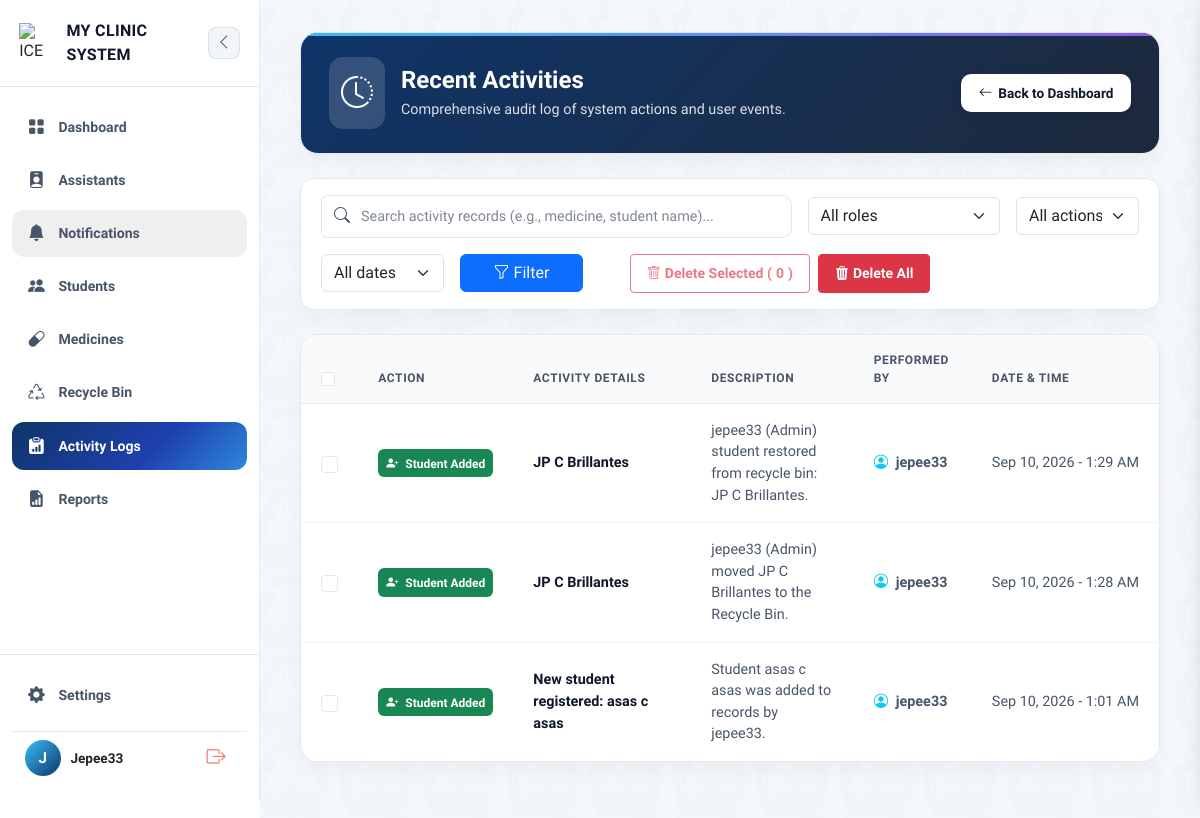
Page /activities/ (signed in) on the earlier database version.
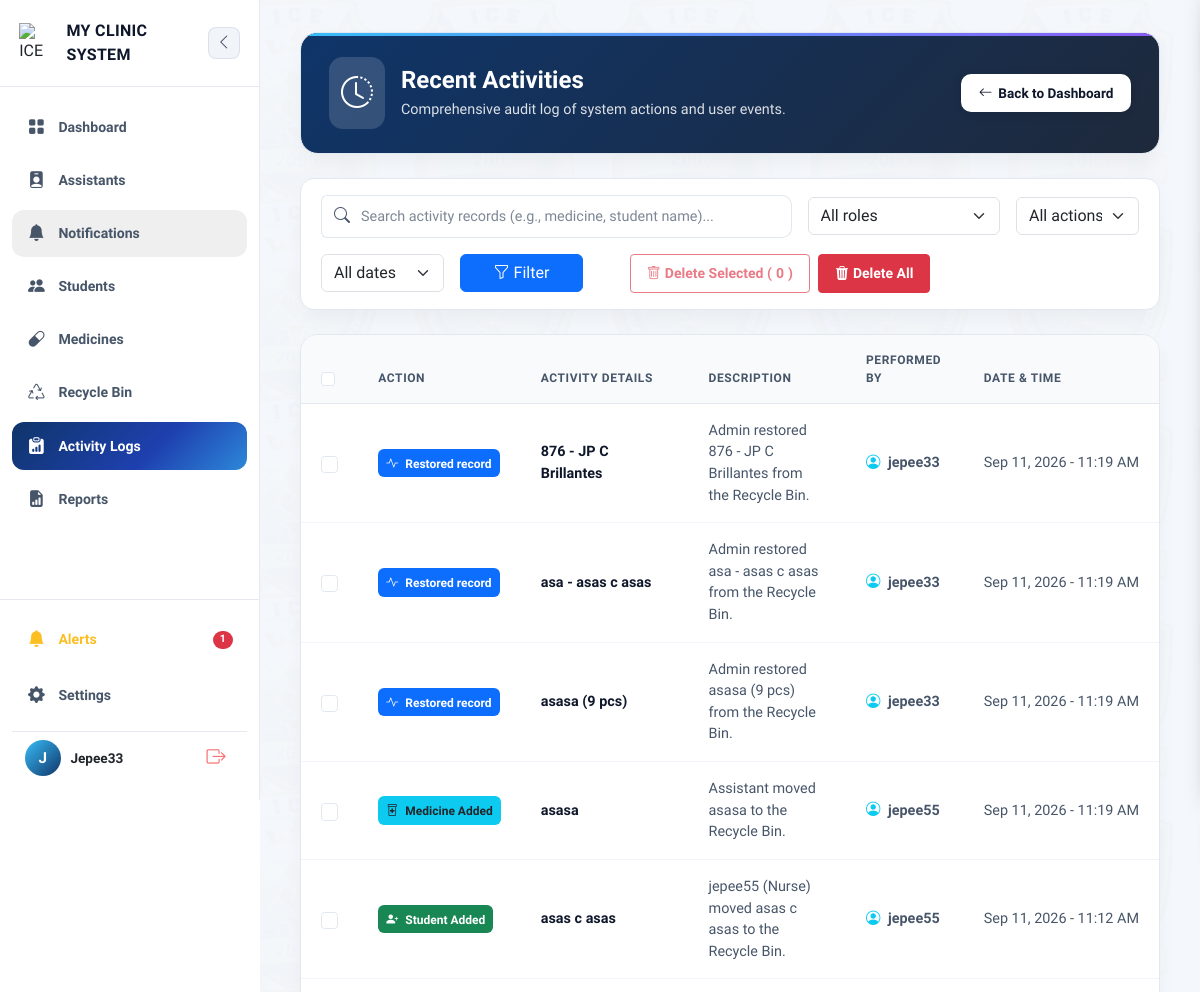
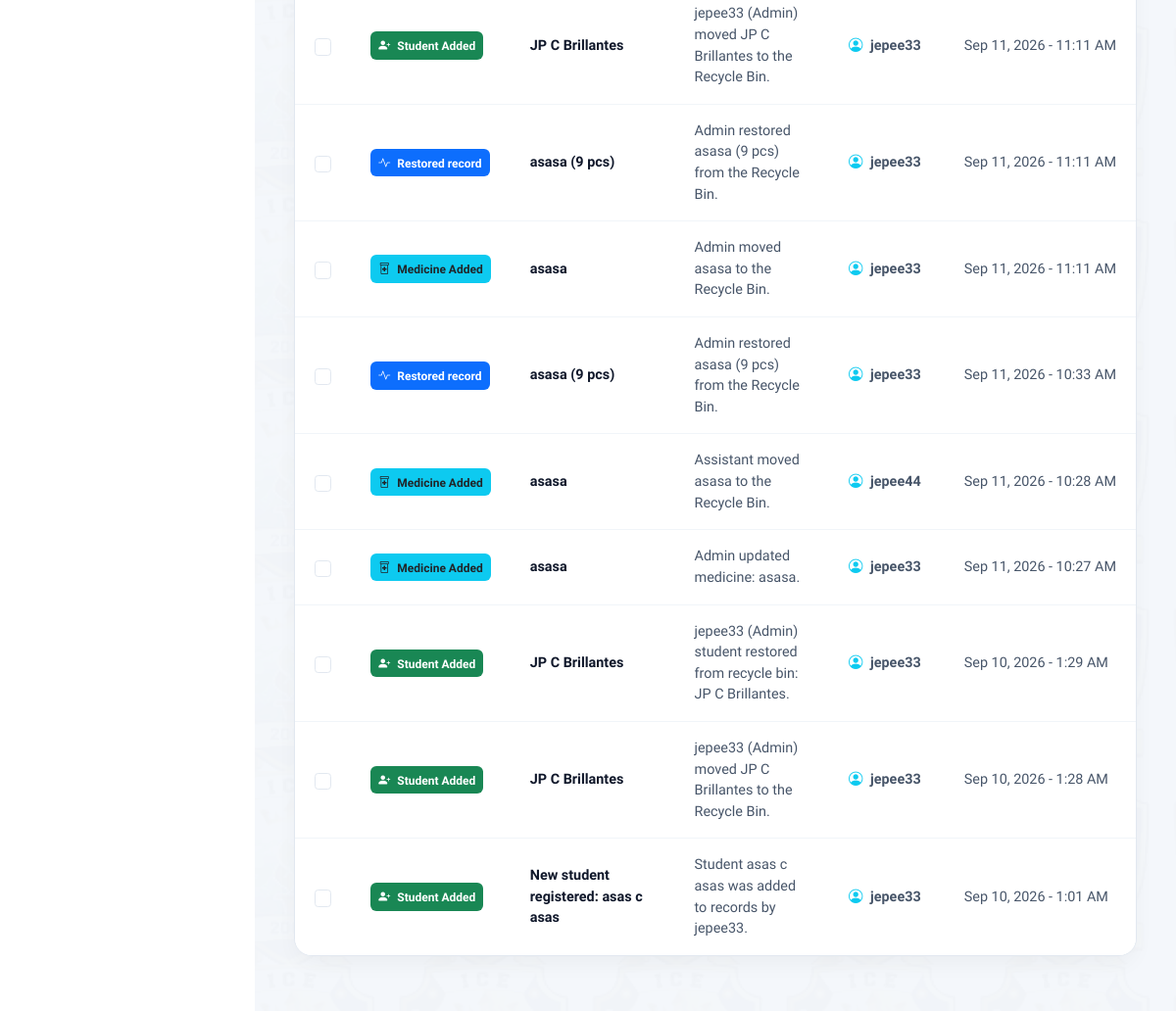
Same page on the later database version (2 pictures, top to bottom).
### clinic/models.py (models this page shows, shortened)
class ActivityLog(models.Model):
    ICON_CHOICES = [
        ('student', 'Student'),
        ('medicine', 'Medicine'),
        ('nurse', 'Assistant'),
        ('details', 'Description'),
        ('dispense', 'Dispense'),
        ('other', 'Other'),
    ]
    user = models.ForeignKey(User, on_delete=models.SET_NULL, null=True, blank=True)
    category = models.CharField(max_length=20, choices=ICON_CHOICES, default='other')
    action = models.CharField(max_length=200, help_text="hal. 'New student registered'")
    details = models.CharField(max_length=255, blank=True, help_text="hal. 'Juan Dela Cruz added'")
    description = models.TextField(blank=True, null=True, help_text="Kumpletong detalye ng aktibidad")
    role = models.CharField(max_length=20, blank=True)
    module = models.CharField(max_length=50, blank=True)
    status = models.CharField(max_length=20, default='success')
    ip_address = models.GenericIPAddressField(null=True, blank=True)
    timestamp = models.DateTimeField(auto_now_add=True)
    is_deleted = models.BooleanField(default=False)
    deleted_at = models.DateTimeField(null=True, blank=True)
    deleted_by = models.ForeignKey(User, on_delete=models.SET_NULL, null=True, blank=True, related_name='activity_logs_moved_to_recycle_bin')
    class Meta:
        ordering = ['-timestamp']

### clinic/views/dashboard.py (the view)
# urls.py: path('activities/', views.activity_log_list, name='activity_log_list'),
@login_required
@role_required('admin')
def activity_log_list(request):
    query = request.GET.get('q', '').strip()
    role_filter = request.GET.get('role', '').strip()
    action_filter = request.GET.get('action', '').strip()
    date_filter = request.GET.get('date', '').strip()
    activities = ActivityLog.objects.filter(is_deleted=False).select_related('user').order_by('-timestamp')
    if query:
        activities = activities.filter(models.Q(action__icontains=query) | models.Q(details__icontains=query) | models.Q(description__icontains=query) | models.Q(user__username__icontains=query))
    if role_filter:
        activities = activities.filter(role__iexact=role_filter)
    if action_filter:
        activities = activities.filter(action__icontains=action_filter)
    if date_filter == 'today':
        activities = activities.filter(timestamp__date=datetime.today().date())
    elif date_filter == 'last7':
        activities = activities.filter(timestamp__gte=datetime.now() - timedelta(days=7))
    elif date_filter == 'last30':
        activities = activities.filter(timestamp__gte=datetime.now() - timedelta(days=30))
    return render(request, 'clinic/auth/activity_log_list.html', {'activities': activities[:150], 'query': query, 'selected_role': role_filter, 'selected_action': action_filter, 'selected_date': date_filter})

### clinic/models.py (called while the page is built)
    @property
    def is_low_stock(self):
        return self.quantity_in_stock <= self.low_stock_threshold

### clinic/templates/clinic/auth/activity_log_list.html (shortened to what the changed rows need)
{% extends "clinic/base.html" %}
{% load static %}
{% block content %}
<link rel="stylesheet" href="https://cdnjs.cloudflare.com/ajax/libs/animate.css/4.1.1/animate.min.css" />
<link rel="stylesheet" href="https://cdn.jsdelivr.net/npm/bootstrap-icons@1.11.1/font/bootstrap-icons.css">
<div class="cms-container">
    <div class="dashboard-hero-card mb-4 d-flex justify-content-between align-items-center flex-wrap gap-3 ">
        <div class="d-flex align-items-center gap-3">
            <div>
                <h1 class="hero-title">Recent Activities</h1>
            </div>
        </div>
    </div>
    <form method="POST" action="{% url 'delete_selected_activities' %}" id="batchDeleteForm">
        <div class="activity-table-wrapper table-responsive">
            <table class="table activity-table align-middle m-0">
                <thead>
                    <tr>
                        <th style="width: 45px;">
                            <input class="form-check-input" type="checkbox" id="selectAllDesktop">
                        </th>
                        <th style="width: 18%;">Action</th>
                        <th style="width: 27%;">Activity Details</th>
                        <th style="width: 22%;">Description</th>
                        <th style="width: 14%;">Performed By</th>
                        <th style="width: 14%;">Date &amp; Time</th>
                    </tr>
                </thead>
                <tbody>
                    {% for activity in activities %}
                    <tr>
                        <td>
                            <input class="form-check-input activity-checkbox desktop-cb" type="checkbox" name="activity_ids" value="{{ activity.id }}">
                        </td>
                        <td>
                            {% if "dispensed" in activity.action|lower or "dispense" in activity.action|lower %}
                                <span class="badge bg-warning text-dark px-2 py-2 fw-semibold" style="font-size: 0.75rem; border-radius: 6px;">
                                    <i class="bi bi-capsule me-1"></i> Medicine Dispensed
                                </span>
                            {% elif "student" in activity.action|lower or "registered" in activity.action|lower %}
                                <span class="badge bg-success text-white px-2 py-2 fw-semibold" style="font-size: 0.75rem; border-radius: 6px;">
                                    <i class="bi bi-person-plus-fill me-1"></i> Student Added
                                </span>
                            {% elif "medicine added" in activity.action|lower or "medicine" in activity.action|lower %}
                                <span class="badge bg-info text-dark px-2 py-2 fw-semibold" style="font-size: 0.75rem; border-radius: 6px;">
                                    <i class="bi bi-prescription2 me-1"></i> Medicine Added
                                </span>
                            {% else %}
                                <span class="badge bg-primary text-white px-2 py-2 fw-semibold" style="font-size: 0.75rem; border-radius: 6px;">
                                    <i class="bi bi-activity me-1"></i> {{ activity.action|default:"System Event"|truncatewords:3 }}
                                </span>
                            {% endif %}
                        </td>
                        <td class="fw-bold" style="color: var(--text-primary); word-break: break-word;">
                            {% if activity.details %}{{ activity.details }}{% else %}{{ activity }}{% endif %}
                        </td>
                        <td style="color: var(--text-secondary); word-break: break-word;">
                            {% if activity.description %}
                                {{ activity.description }}
                            {% elif activity.details %}
                                {{ activity.details }}
                            {% else %}
                                <span class="text-muted">—</span>
                            {% endif %}
                        </td>
                        <td style="color: var(--text-secondary); white-space: nowrap;">
                            <i class="bi bi-person-circle me-1 text-info"></i>
                            <strong>
                                {% if activity.user %}
                                    {{ activity.user.get_full_name|default:activity.user.username }}
                                {% else %}
                                    System
                                {% endif %}
                            </strong>
                        </td>
                        <td style="color: var(--text-secondary); white-space: nowrap;">
                            {{ activity.timestamp|date:"M d, Y - g:i A"|default:"—" }}
                        </td>
                    </tr>
                    {% endfor %}
                </tbody>
            </table>
        </div>
    </form>
</div>
{% endblock %}

### clinic/templates/clinic/base.html (shortened to what the changed rows need)
{% load static %}
<!DOCTYPE html>
<html lang="en">
<head>
    <link href="https://cdn.jsdelivr.net/npm/bootstrap@5.3.0/dist/css/bootstrap.min.css" rel="stylesheet">
    <link rel="stylesheet" href="https://cdn.jsdelivr.net/npm/bootstrap-icons@1.11.0/font/bootstrap-icons.css">
</head>
<body class="bg-body text-body">
    <div style="display: flex; min-height: 100vh; width: 100%; position: relative;">
        <aside id="appSidebar">
            <div class="sidebar-footer-glass">
                {% if nav_low_stock_count %}
                <a href="{% url 'medicine_list' %}" class="nav-item-link" style="color: #fbbf24; margin-bottom: 0.5rem;"
                    title="Alerts">
                    <i class="bi bi-bell-fill"></i>
                    <span>Alerts</span>
                    <span class="badge rounded-pill bg-danger ms-auto nav-badge">{{ nav_low_stock_count }}</span>
                </a>
                {% endif %}
            </div>
        </aside>
        <div class="main-container">
            <main class="content-main"
                style="background-image: url(&quot;{% static 'clinic/img/studentbackground.png' %}&quot;); background-repeat: repeat; background-size: cover; background-attachment: fixed;">
                <div class="content-inner">
                    {% block content %}{% endblock %}
                </div>
            </main>
        </div>
    </div>
</body>
</html>

Differences in the rows shown:
added ActivityLog: action "Restored record", details "876 - JP C Brillantes", description "Admin restored 876 - JP C Brillantes from the Recycle Bin.", user.get_full_name "jepee33", timestamp "Sep 11, 2026 - 11:19 AM"
added ActivityLog: action "Restored record", details "asa - asas c asas", description "Admin restored asa - asas c asas from the Recycle Bin.", user.get_full_name "jepee33", timestamp "Sep 11, 2026 - 11:19 AM"
added ActivityLog: action "Restored record", details "asasa (9 pcs)", description "Admin restored asasa (9 pcs) from the Recycle Bin.", user.get_full_name "jepee33", timestamp "Sep 11, 2026 - 11:19 AM"
added ActivityLog: shows "Medicine Added", details "asasa", description "Assistant moved asasa to the Recycle Bin.", user.get_full_name "jepee55", timestamp "Sep 11, 2026 - 11:19 AM"
added ActivityLog: shows "Student Added", details "asas c asas", description "jepee55 (Nurse) moved asas c asas to the Recycle Bin.", user.get_full_name "jepee55", timestamp "Sep 11, 2026 - 11:12 AM"
added ActivityLog: shows "Student Added", details "JP C Brillantes", description "jepee33 (Admin) moved JP C Brillantes to the Recycle Bin.", user.get_full_name "jepee33", timestamp "Sep 11, 2026 - 11:11 AM"
added ActivityLog: action "Restored record", details "asasa (9 pcs)", description "Admin restored asasa (9 pcs) from the Recycle Bin.", user.get_full_name "jepee33", timestamp "Sep 11, 2026 - 11:11 AM"
added ActivityLog: shows "Medicine Added", details "asasa", description "Admin moved asasa to the Recycle Bin.", user.get_full_name "jepee33", timestamp "Sep 11, 2026 - 11:11 AM"
added ActivityLog: action "Restored record", details "asasa (9 pcs)", description "Admin restored asasa (9 pcs) from the Recycle Bin.", user.get_full_name "jepee33", timestamp "Sep 11, 2026 - 10:33 AM"
added ActivityLog: shows "Medicine Added", details "asasa", description "Assistant moved asasa to the Recycle Bin.", user.get_full_name "jepee44", timestamp "Sep 11, 2026 - 10:28 AM"
added ActivityLog: action "Updated Medicine" (drawn), details "asasa", description "Admin updated medicine: asasa.", user.get_full_name "jepee33", timestamp "Sep 11, 2026 - 10:27 AM"
Other differences:
{{ nav_low_stock_count }}: (not shown) → "1"
text now shown: "Alerts"
